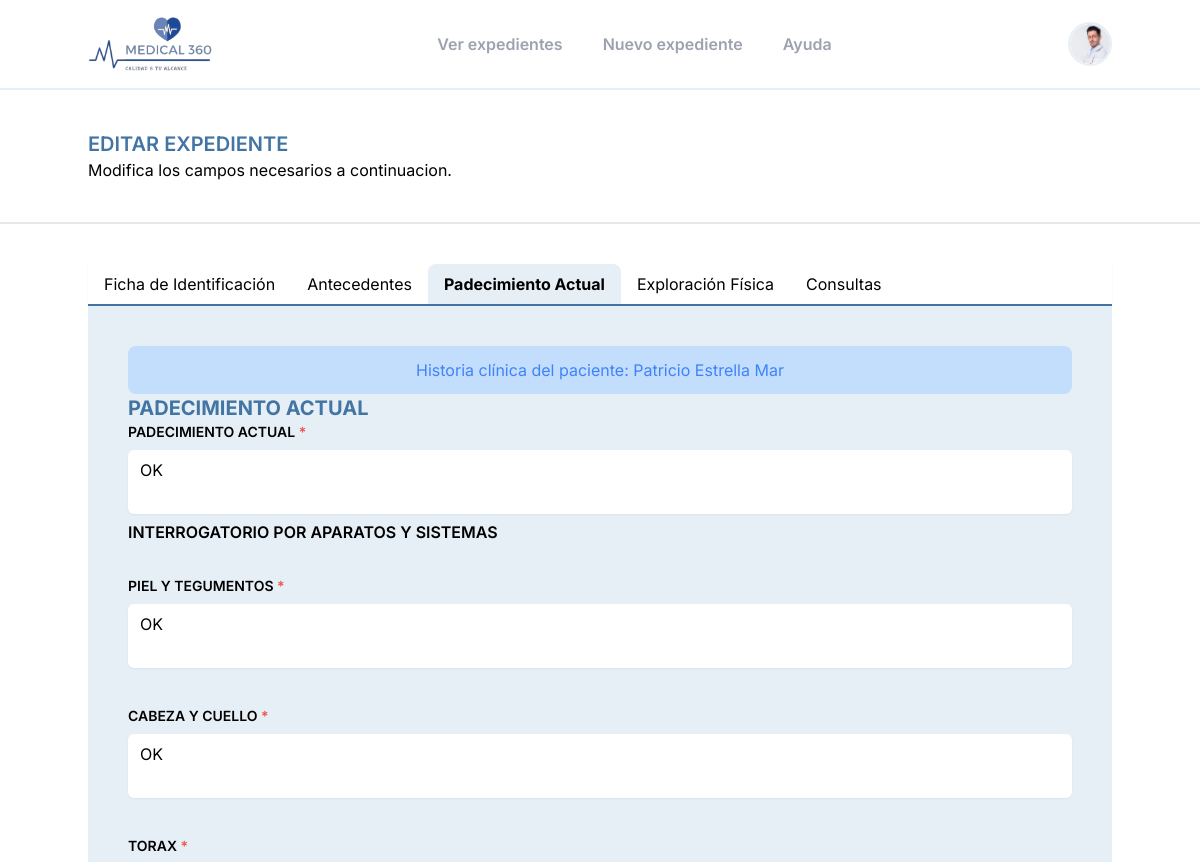
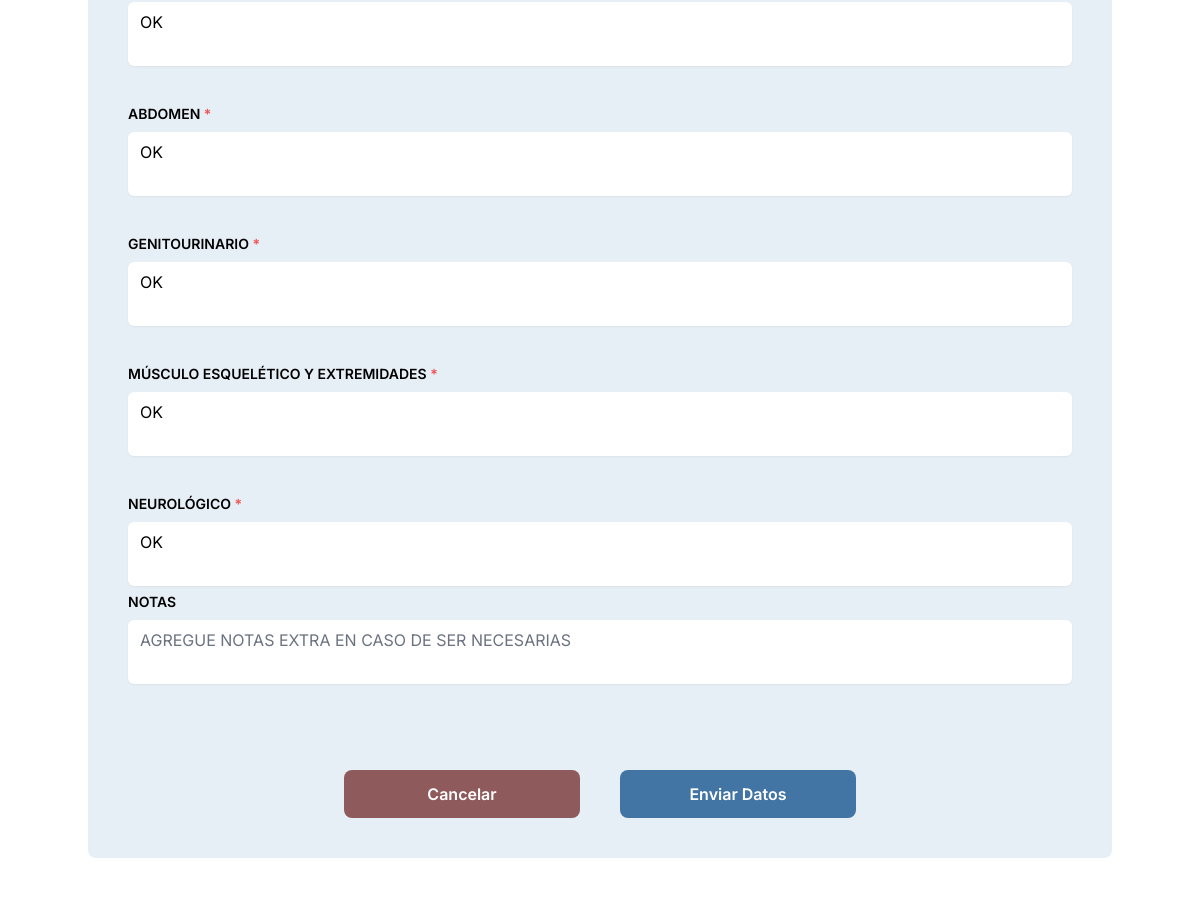
Page /update-file/1/padecimiento/ (signed in) on the earlier database version (2 pictures, top to bottom).
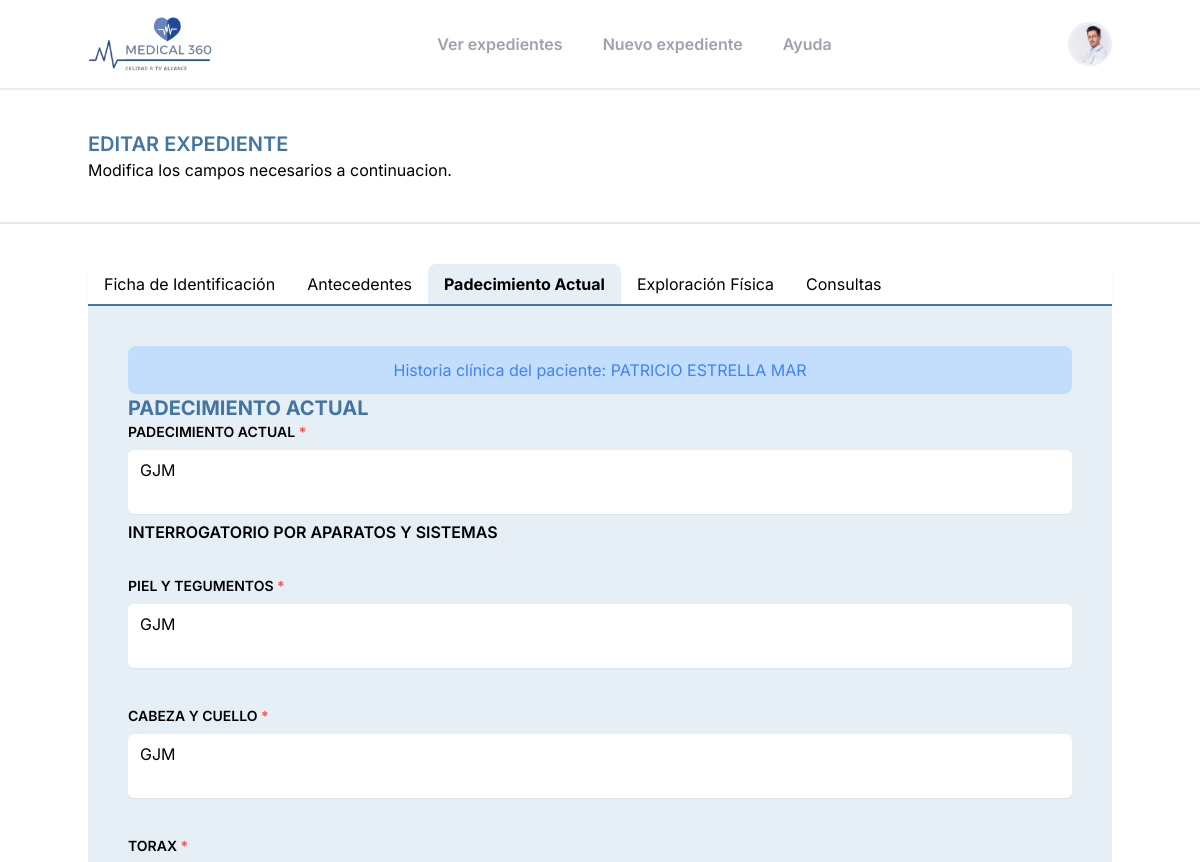
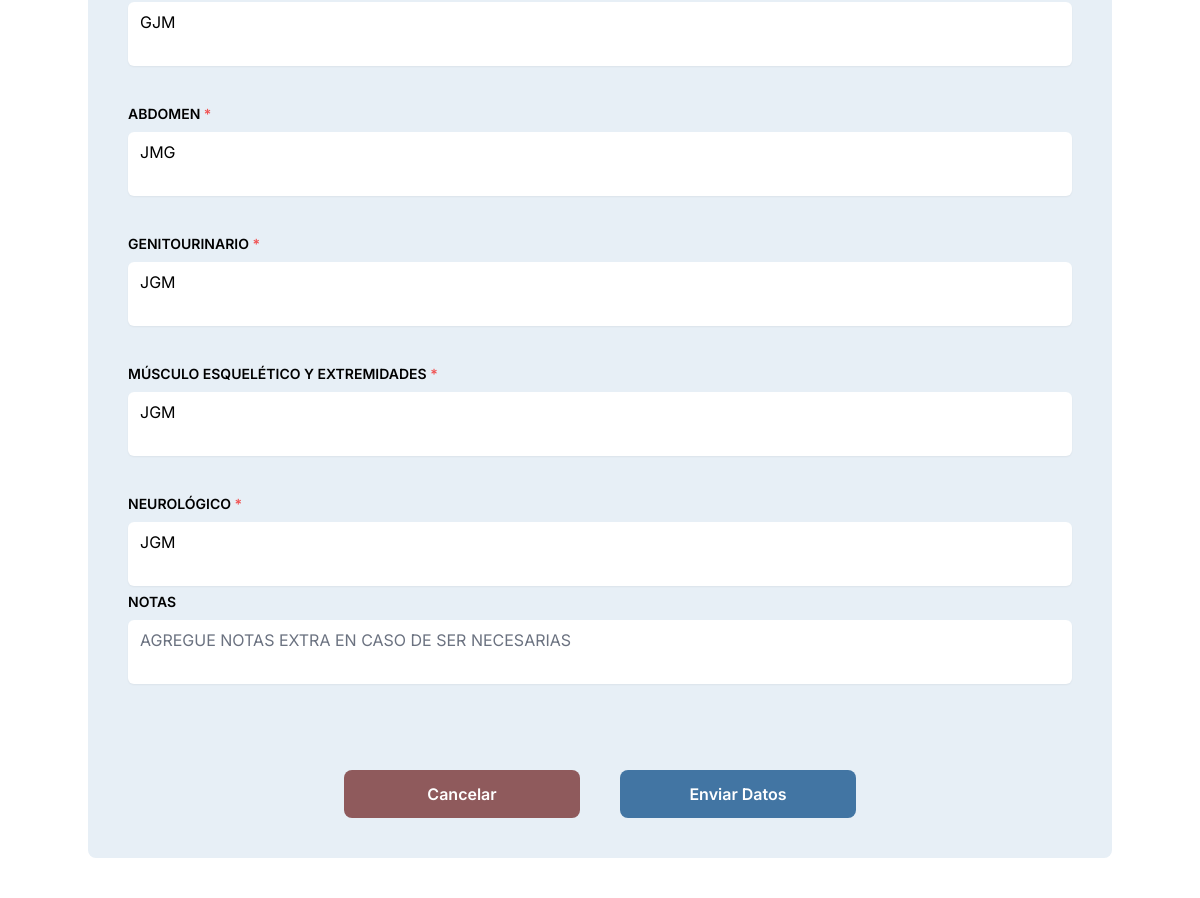
Same page on the later database version (2 pictures, top to bottom).
### medical/models.py (models this page shows, shortened)
class Paciente(models.Model):
    GENERO_CHOICES = [
        ('M', 'Masculino'),
        ('F', 'Femenino'),
    ]
    ESTADO_CIVIL_CHOICES = [
        ('SOLTERO', 'SOLTERO'),
        ('CASADO', 'CASADO'),
        ('UNION_LIBRE', 'UNION LIBRE'),
        ('DIVORCIADO', 'DIVORCIADO'),
        ('VIUDO', 'VIUDO'),
    ]
    GRUPO_RH_CHOICES = [
        ('A+', 'A+'),
        ('B+', 'B+'),
        ('O+', 'O+'),
        ('AB+', 'AB+'),
        ('A-', 'A-'),
        ('B-', 'B-'),
        ('O-', 'O-'),
        ('AB-', 'AB-'),
        ('DESC', 'DESCONOCIDO'),
    ]
    ESCOLARIDAD_CHOICES = [
        ('NINGUNA', 'NINGUNA'),
        ('PRIMARIA', 'PRIMARIA'),
        ('PRIMARIA_T', 'PRIMARIA TRUNCA'),
        ('SECUNDARIA', 'SECUNDARIA'),
        ('SECUNDARIA_T', 'SECUNDARIA TRUNCA'),
        ('PREPARATORIA', 'PREPARATORIA'),
        ('PREPARATORIA_T', 'PREPARATORIA TRUNCA'),
        ('TECNICO', 'CARRERA TECNICA'),
        ('TECNICO_T', 'CARRERA TECNICA TRUNCA'),
        ('LICENCIATURA', 'LICENCIATURA'),
        ('LICENCIATURA_T', 'LICENCIATURA TRUNCA'),
        ('SUPERIOR', 'SUPERIOR'),
]
    nombre = models.CharField(max_length=30)
    apellido_pat = models.CharField(max_length=30)
    apellido_mat = models.CharField(max_length=30)
    fecha_nacimiento = models.DateField()
    genero = models.CharField(max_length=10, choices=GENERO_CHOICES)
    grupo_rh = models.CharField(max_length=4, choices=GRUPO_RH_CHOICES, default='DESC')
    alergias = models.CharField(max_length=30)
    estado_civil = models.CharField(max_length=15, choices=ESTADO_CIVIL_CHOICES, blank=True, null=True)
    curp = models.CharField(max_length=18, blank=True, null=True)
    nacionalidad = models.CharField(max_length=20, blank=True, null=True)
    escolaridad = models.CharField(max_length=30, choices=ESCOLARIDAD_CHOICES, blank=True, null=True)
    religion = models.CharField(max_length=50, blank=True, null=True)
    direccion = models.CharField(max_length=200, blank=True, null=True)
    ocupacion = models.CharField(max_length=50, blank=True, null=True)
    empleador = models.CharField(max_length=100, blank=True, null=True)
    telefono_personal = models.CharField(max_length=10, blank=True, null=True)
    nombre_contacto_emergencia = models.CharField(max_length=100, blank=True, null=True)
    telefono_contacto_emergencia = models.CharField(max_length=10, blank=True, null=True)
    fecha_alta = models.DateField()
    notas = models.TextField(blank=True, null=True)

class PadecimientoActual(models.Model):
    paciente = models.ForeignKey(Paciente, on_delete=models.CASCADE)
    medico = models.ForeignKey(Medico, on_delete=models.CASCADE)
    fecha = models.DateTimeField()
    padecimiento_actual = models.TextField()
    piel_tegumentos = models.TextField()
    cabeza_cuello  = models.TextField()
    torax = models.TextField()
    abdomen = models.TextField()
    genitourinario  = models.TextField()
    musculo_extremidades = models.TextField()
    neurologico = models.TextField()
    notas = models.TextField(blank=True, null=True)
    class Meta:
            verbose_name = "Padecimiento Actual"
            verbose_name_plural = "2.Padecimientos Actuales"

### medical/views.py (the view, shortened to what this page needs)
# urls.py: path('update-file/<int:id_paciente>/padecimiento/', views.update_padecimiento_view, name='update_padecimiento'),
@login_required
def update_padecimiento_view(request, id_paciente):
    paciente = get_object_or_404(Paciente, id=id_paciente)
    padecimiento = PadecimientoActual.objects.filter(paciente=paciente).order_by('-fecha').first()
    template = loader.get_template('expedientes/update_padecimiento.html')
    context = {'paciente': paciente, 'padecimiento': padecimiento}
    return HttpResponse(template.render(context, request))

### templates/expedientes/update_padecimiento.html (shortened to what this page needs)
{% extends "base_2.html" %} {% load static %} {% block content %}
<section class="lg:px-0 min-h-screen">
  {% include "plantillas/navbar.html" %}
  <div class="py-10 border-b-2 border-gray-200 bg-white md:px-6">
    <div class="lg:container lg:mx-auto">
      <h1 class="uppercase font-semibold text-main text-xl">
        Editar Expediente
      </h1>
      <p>Modifica los campos necesarios a continuacion.</p>
    </div>
  </div>
  <div class="py-10 bg-white md:px-6">
    {% include "plantillas/navbarFormulariosUpdate.html" %}
    <form id="formData_padecimiento_actual" class="lg:container lg:mx-auto bg-background p-10 space-y-8 rounded-b-lg"
      action="{% url 'medical:update_padecimiento' paciente.id %}" method="post">
      <div id="form_padecimiento_actual" class="formulario">
        {% include "expedientes/forms/padecimiento_actual.html" %}
      </div>
    </form>
  </div>
</section>
{% endblock %}

### templates/expedientes/forms/padecimiento_actual.html (shortened to what the changed rows need)
{% if paciente %}
<div class="w-full bg-blue-200 border-blue-500 text-blue-500 rounded-lg p-3 text-center">
  Historia clínica del paciente: {{ paciente.nombre }} {{ paciente.apellido_pat }} {{ paciente.apellido_mat }}
</div>
{% endif %}
<h1 class="text-xl font-bold text-main uppercase">Padecimiento Actual</h1>
<div class="w-full">
  <label for="padecimiento_actual" class="block mb-2 text-sm font-semibold uppercase">Padecimiento Actual <span class="text-red-500">*</span></label>
  <textarea id="padecimiento_actual" name="padecimiento_actual" class="resize-none w-full border-none rounded-md bg-white shadow-sm uppercase" placeholder="Escriba el padecimiento actual">{% if datos_formulario %}{{ datos_formulario.padecimiento_actual }}{% elif paciente %}{{ padecimiento.padecimiento_actual }}{% endif %}</textarea>
</div>
<div class="w-full space-y-8">
  <label class="block mb-4 font-semibold uppercase">Interrogatorio por Aparatos y Sistemas</label>
  <div class="w-full">
    <label for="piel_tegumentos" class="block mb-2 text-sm font-semibold uppercase">Piel y Tegumentos <span class="text-red-500">*</span></label>
    <textarea id="piel_tegumentos" name="piel_tegumentos" class="resize-none w-full border-none rounded-md bg-white shadow-sm uppercase" placeholder="Describa lo referido por el paciente">{% if datos_formulario %}{{ datos_formulario.piel_tegumentos }}{% elif paciente %}{{ padecimiento.piel_tegumentos }}{% endif %}</textarea>
  </div>
  <div class="w-full">
    <label for="cabeza_cuello" class="block mb-2 text-sm font-semibold uppercase">Cabeza y Cuello <span class="text-red-500">*</span></label>
    <textarea id="cabeza_cuello" name="cabeza_cuello" class="resize-none w-full border-none rounded-md bg-white shadow-sm uppercase" placeholder="Describa lo referido por el paciente">{% if datos_formulario %}{{ datos_formulario.cabeza_cuello }}{% elif paciente %}{{ padecimiento.cabeza_cuello }}{% endif %}</textarea>
  </div>
  <div class="w-full">
    <label for="torax" class="block mb-2 text-sm font-semibold uppercase">Torax <span class="text-red-500">*</span></label>
    <textarea id="torax" name="torax" class="resize-none w-full border-none rounded-md bg-white shadow-sm uppercase" placeholder="Describa lo referido por el paciente">{% if datos_formulario %}{{ datos_formulario.torax }}{% elif paciente %}{{ padecimiento.torax }}{% endif %}</textarea>
  </div>
  <div class="w-full">
    <label for="abdomen" class="block mb-2 text-sm font-semibold uppercase">Abdomen <span class="text-red-500">*</span></label>
    <textarea id="abdomen" name="abdomen" class="resize-none w-full border-none rounded-md bg-white shadow-sm uppercase" placeholder="Describa lo referido por el paciente">{% if datos_formulario %}{{ datos_formulario.abdomen }}{% elif paciente %}{{ padecimiento.abdomen }}{% endif %}</textarea>
  </div>
  <div class="w-full">
    <label for="genitourinario" class="block mb-2 text-sm font-semibold uppercase">Genitourinario <span class="text-red-500">*</span></label>
    <textarea id="genitourinario" name="genitourinario" class="resize-none w-full border-none rounded-md bg-white shadow-sm uppercase" placeholder="Describa lo referido por el paciente">{% if datos_formulario %}{{ datos_formulario.genitourinario }}{% elif paciente %}{{ padecimiento.genitourinario }}{% endif %}</textarea>
  </div>
  <div class="w-full">
    <label for="musculo_extremidades" class="block mb-2 text-sm font-semibold uppercase">Músculo Esquelético y Extremidades <span class="text-red-500">*</span></label>
    <textarea id="musculo_extremidades" name="musculo_extremidades" class="resize-none w-full border-none rounded-md bg-white shadow-sm uppercase" placeholder="Describa lo referido por el paciente">{% if datos_formulario %}{{ datos_formulario.musculo_extremidades }}{% elif paciente %}{{ padecimiento.musculo_extremidades }}{% endif %}</textarea>
  </div>
  <div class="w-full">
    <label for="neurologico" class="block mb-2 text-sm font-semibold uppercase">Neurológico <span class="text-red-500">*</span></label>
    <textarea id="neurologico" name="neurologico" class="resize-none w-full border-none rounded-md bg-white shadow-sm uppercase" placeholder="Describa lo referido por el paciente">{% if datos_formulario %}{{ datos_formulario.neurologico }}{% elif paciente %}{{ padecimiento.neurologico }}{% endif %}</textarea>
  </div>
</div>
<div class="w-full">
  <label for="notas_padecimientos" class="block mb-2 text-sm font-semibold uppercase">Notas</label>
  <textarea id="notas_padecimientos" name="notas" class="resize-none w-full border-none rounded-md bg-white shadow-sm uppercase" placeholder="Agregue notas extra en caso de ser necesarias"></textarea>
</div>
<div class="flex justify-center gap-10 mt-20">
  <a href="/" class="w-3/12 py-3 border-none bg-rojo focus:ring-2 focus:ring-offset-2 focus:ring-rojo text-center rounded-lg text-white font-semibold">Cancelar</a>
  <button onclick="mostrarAlerta()" type="submit" class="w-3/12 py-3 border-none bg-main focus:ring-2 focus:ring-offset-2 focus:ring-main text-center rounded-lg text-white font-semibold">Enviar Datos</button>
</div>

Differences in the rows shown:
changed Paciente: nombre "Patricio" → "PATRICIO"; apellido_pat "Estrella" → "ESTRELLA"; apellido_mat "Mar" → "MAR"
changed PadecimientoActual: padecimiento_actual "ok" → "GJM"; piel_tegumentos "ok" → "GJM"; cabeza_cuello "ok" → "GJM"; torax "ok" → "GJM"; abdomen "ok" → "JMG"; genitourinario "ok" → "JGM"; musculo_extremidades "ok" → "JGM"; neurologico "ok" → "JGM"
